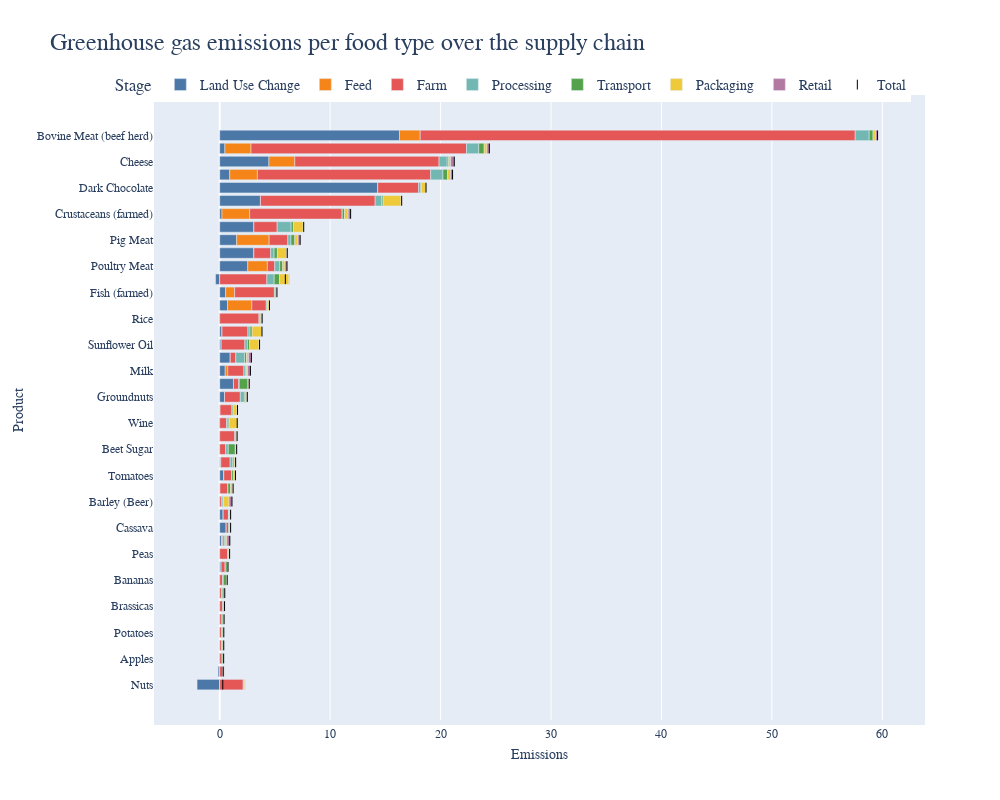

Notebook code cell kept with this figure:
### Markdown cell above
But mean little in the grand scheme of things

### Code cell
standard_discrete = px.colors.qualitative.T10

print(sns.color_palette("tab10").as_hex())
# Create a horizontal stacked bar plot using plotly.express
fig = px.bar(df_melted,
             y='Product',
             x='Emissions',
             color='Stage',
             width=1000,
             height=800,
             color_discrete_sequence=standard_discrete,
             title="Greenhouse gas emissions per food type over the supply chain")

fig.update_traces()

fig.update_layout(barmode='relative')

fig.add_scatter(y=df['Product'], x=df['Total'], mode='markers', name='Total', marker=dict(symbol='line-ns-open', color="black", size=7))

fig.update_layout(layout,        
        legend=dict(
        orientation="h",
        yanchor="top",
        y=1.05,
        xanchor="left",
        x=-0.06,
    )
    )


fig.update_traces(patch={"opacity": 1}, selector={"legendgroup": "Transport"})

fig.show()

### Figure 1 — Plotly figure (JSON) as saved in the notebook; plotly's stock layout.template omitted (floating-point values rounded to 4 significant figures)
{"data": [{"alignmentgroup": "True", "hovertemplate": "Stage=Land Use Change<br>Emissions=%{x}<br>Product=%{y}<extra></extra>", "legendgroup": "Land Use Change", "marker": {"color": "#4C78A8", "pattern": {"shape": ""}}, "name": "Land Use Change", "offsetgroup": "Land Use Change", "orientation": "h", "showlegend": true, "textposition": "auto", "type": "bar", "x": [-2.052, -0.146, -0.029, 0.013, -0.001, 0.005, 0.002, 0.001, -0.025, 0.126, 0, 0.18, 0.589, 0.315, 0.009, 0.025, 0.372, 0.1, 0, 0.001, -0.061, 0.033, 0.439, 1.247, 0.495, 0.958, 0.133, 0.212, -0.022, 0.709, 0.534, -0.377, 2.54, 3.096, 1.535, 3.096, 0.206, 3.688, 14.31, 0.906, 4.455, 0.468, 16.28], "xaxis": "x", "y": ["Nuts", "Citrus Fruit", "Apples", "Root Vegetables", "Potatoes", "Onions & Leeks", "Brassicas", "Other Vegetables", "Bananas", "Other Fruit", "Peas", "Soymilk", "Cassava", "Maize (Meal)", "Barley (Beer)", "Berries & Grapes", "Tomatoes", "Wheat & Rye (Bread)", "Beet Sugar", "Oatmeal", "Wine", "Other Pulses", "Groundnuts", "Cane Sugar", "Milk", "Tofu", "Sunflower Oil", "Rapeseed Oil", "Rice", "Eggs", "Fish (farmed)", "Olive Oil", "Poultry Meat", "Soybean Oil", "Pig Meat", "Palm Oil", "Crustaceans (farmed)", "Coffee", "Dark Chocolate", "Bovine Meat (dairy herd)", "Cheese", "Lamb & Mutton", "Bovine Meat (beef herd)"], "yaxis": "y"}, {"alignmentgroup": "True", "hovertemplate": "Stage=Feed<br>Emissions=%{x}<br>Product=%{y}<extra></extra>", "legendgroup": "Feed", "marker": {"color": "#F58518", "pattern": {"shape": ""}}, "name": "Feed", "offsetgroup": "Feed", "orientation": "h", "showlegend": true, "textposition": "auto", "type": "bar", "x": [0, 0, 0, 0, 0, 0, 0, 0, 0, 0, 0, 0, 0, 0, 0, 0, 0, 0, 0, 0, 0, 0, 0, 0, 0.236, 0, 0, 0, 0, 2.2, 0.819, 0, 1.775, 0, 2.94, 0, 2.51, 0, 0, 2.508, 2.346, 2.37, 1.878], "xaxis": "x", "y": ["Nuts", "Citrus Fruit", "Apples", "Root Vegetables", "Potatoes", "Onions & Leeks", "Brassicas", "Other Vegetables", "Bananas", "Other Fruit", "Peas", "Soymilk", "Cassava", "Maize (Meal)", "Barley (Beer)", "Berries & Grapes", "Tomatoes", "Wheat & Rye (Bread)", "Beet Sugar", "Oatmeal", "Wine", "Other Pulses", "Groundnuts", "Cane Sugar", "Milk", "Tofu", "Sunflower Oil", "Rapeseed Oil", "Rice", "Eggs", "Fish (farmed)", "Olive Oil", "Poultry Meat", "Soybean Oil", "Pig Meat", "Palm Oil", "Crustaceans (farmed)", "Coffee", "Dark Chocolate", "Bovine Meat (dairy herd)", "Cheese", "Lamb & Mutton", "Bovine Meat (beef herd)"], "yaxis": "y"}, {"alignmentgroup": "True", "hovertemplate": "Stage=Farm<br>Emissions=%{x}<br>Product=%{y}<extra></extra>", "legendgroup": "Farm", "marker": {"color": "#E45756", "pattern": {"shape": ""}}, "name": "Farm", "offsetgroup": "Farm", "orientation": "h", "showlegend": true, "textposition": "auto", "type": "bar", "x": [2.126, 0.307, 0.225, 0.154, 0.193, 0.211, 0.278, 0.174, 0.266, 0.369, 0.717, 0.093, 0.22, 0.475, 0.176, 0.722, 0.704, 0.847, 0.536, 1.37, 0.626, 1.089, 1.425, 0.485, 1.458, 0.495, 2.148, 2.343, 3.553, 1.317, 3.598, 4.272, 0.672, 1.519, 1.694, 2.107, 8.379, 10.39, 3.706, 15.69, 13.06, 19.51, 39.39], "xaxis": "x", "y": ["Nuts", "Citrus Fruit", "Apples", "Root Vegetables", "Potatoes", "Onions & Leeks", "Brassicas", "Other Vegetables", "Bananas", "Other Fruit", "Peas", "Soymilk", "Cassava", "Maize (Meal)", "Barley (Beer)", "Berries & Grapes", "Tomatoes", "Wheat & Rye (Bread)", "Beet Sugar", "Oatmeal", "Wine", "Other Pulses", "Groundnuts", "Cane Sugar", "Milk", "Tofu", "Sunflower Oil", "Rapeseed Oil", "Rice", "Eggs", "Fish (farmed)", "Olive Oil", "Poultry Meat", "Soybean Oil", "Pig Meat", "Palm Oil", "Crustaceans (farmed)", "Coffee", "Dark Chocolate", "Bovine Meat (dairy herd)", "Cheese", "Lamb & Mutton", "Bovine Meat (beef herd)"], "yaxis": "y"}, {"alignmentgroup": "True", "hovertemplate": "Stage=Processing<br>Emissions=%{x}<br>Product=%{y}<extra></extra>", "legendgroup": "Processing", "marker": {"color": "#72B7B2", "pattern": {"shape": ""}}, "name": "Processing", "offsetgroup": "Processing", "orientation": "h", "showlegend": true, "textposition": "auto", "type": "bar", "x": [0.032, 0, 0.004, 0, 0, 0, 0, 0.06, 0.059, 0.015, 0, 0.163, 0, 0.052, 0.128, 0, 0.012, 0.217, 0.242, 0.042, 0.139, 0, 0.372, 0.037, 0.149, 0.794, 0.229, 0.193, 0.065, 0, 0.02, 0.66, 0.44, 0.311, 0.284, 1.264, 0, 0.592, 0.185, 1.108, 0.738, 1.111, 1.269], "xaxis": "x", "y": ["Nuts", "Citrus Fruit", "Apples", "Root Vegetables", "Potatoes", "Onions & Leeks", "Brassicas", "Other Vegetables", "Bananas", "Other Fruit", "Peas", "Soymilk", "Cassava", "Maize (Meal)", "Barley (Beer)", "Berries & Grapes", "Tomatoes", "Wheat & Rye (Bread)", "Beet Sugar", "Oatmeal", "Wine", "Other Pulses", "Groundnuts", "Cane Sugar", "Milk", "Tofu", "Sunflower Oil", "Rapeseed Oil", "Rice", "Eggs", "Fish (farmed)", "Olive Oil", "Poultry Meat", "Soybean Oil", "Pig Meat", "Palm Oil", "Crustaceans (farmed)", "Coffee", "Dark Chocolate", "Bovine Meat (dairy herd)", "Cheese", "Lamb & Mutton", "Bovine Meat (beef herd)"], "yaxis": "y"}, {"alignmentgroup": "True", "hovertemplate": "Stage=Transport<br>Emissions=%{x}<br>Product=%{y}<extra></extra>", "legendgroup": "Transport", "marker": {"color": "#54A24B", "pattern": {"shape": ""}}, "name": "Transport", "offsetgroup": "Transport", "opacity": 1, "orientation": "h", "showlegend": true, "textposition": "auto", "type": "bar", "x": [0.067, 0.094, 0.096, 0.114, 0.094, 0.095, 0.095, 0.164, 0.292, 0.182, 0.095, 0.11, 0.094, 0.06, 0.035, 0.238, 0.177, 0.129, 0.629, 0.067, 0.093, 0.096, 0.12, 0.784, 0.09, 0.177, 0.201, 0.19, 0.096, 0.084, 0.111, 0.482, 0.276, 0.299, 0.343, 0.208, 0.206, 0.13, 0.061, 0.424, 0.138, 0.49, 0.346], "xaxis": "x", "y": ["Nuts", "Citrus Fruit", "Apples", "Root Vegetables", "Potatoes", "Onions & Leeks", "Brassicas", "Other Vegetables", "Bananas", "Other Fruit", "Peas", "Soymilk", "Cassava", "Maize (Meal)", "Barley (Beer)", "Berries & Grapes", "Tomatoes", "Wheat & Rye (Bread)", "Beet Sugar", "Oatmeal", "Wine", "Other Pulses", "Groundnuts", "Cane Sugar", "Milk", "Tofu", "Sunflower Oil", "Rapeseed Oil", "Rice", "Eggs", "Fish (farmed)", "Olive Oil", "Poultry Meat", "Soybean Oil", "Pig Meat", "Palm Oil", "Crustaceans (farmed)", "Coffee", "Dark Chocolate", "Bovine Meat (dairy herd)", "Cheese", "Lamb & Mutton", "Bovine Meat (beef herd)"], "yaxis": "y"}, {"alignmentgroup": "True", "hovertemplate": "Stage=Packaging<br>Emissions=%{x}<br>Product=%{y}<extra></extra>", "legendgroup": "Packaging", "marker": {"color": "#EECA3B", "pattern": {"shape": ""}}, "name": "Packaging", "offsetgroup": "Packaging", "orientation": "h", "showlegend": true, "textposition": "auto", "type": "bar", "x": [0.078, 0.045, 0.044, 0.045, 0.045, 0.045, 0.045, 0.041, 0.065, 0.042, 0.045, 0.098, 0.045, 0.06, 0.497, 0.212, 0.145, 0.09, 0.09, 0.066, 0.749, 0.353, 0.099, 0.083, 0.097, 0.177, 0.853, 0.844, 0.084, 0.161, 0.061, 0.861, 0.212, 0.849, 0.296, 0.886, 0.334, 1.63, 0.4, 0.268, 0.172, 0.251, 0.247], "xaxis": "x", "y": ["Nuts", "Citrus Fruit", "Apples", "Root Vegetables", "Potatoes", "Onions & Leeks", "Brassicas", "Other Vegetables", "Bananas", "Other Fruit", "Peas", "Soymilk", "Cassava", "Maize (Meal)", "Barley (Beer)", "Berries & Grapes", "Tomatoes", "Wheat & Rye (Bread)", "Beet Sugar", "Oatmeal", "Wine", "Other Pulses", "Groundnuts", "Cane Sugar", "Milk", "Tofu", "Sunflower Oil", "Rapeseed Oil", "Rice", "Eggs", "Fish (farmed)", "Olive Oil", "Poultry Meat", "Soybean Oil", "Pig Meat", "Palm Oil", "Crustaceans (farmed)", "Coffee", "Dark Chocolate", "Bovine Meat (dairy herd)", "Cheese", "Lamb & Mutton", "Bovine Meat (beef herd)"], "yaxis": "y"}, {"alignmentgroup": "True", "hovertemplate": "Stage=Retail<br>Emissions=%{x}<br>Product=%{y}<extra></extra>", "legendgroup": "Retail", "marker": {"color": "#B279A2", "pattern": {"shape": ""}}, "name": "Retail", "offsetgroup": "Retail", "orientation": "h", "showlegend": true, "textposition": "auto", "type": "bar", "x": [0.027, 0.017, 0.017, 0.039, 0.039, 0.039, 0.017, 0.015, 0.021, 0.016, 0.039, 0.27, 0.039, 0.026, 0.264, 0.017, 0.017, 0.058, 0.039, 0.029, 0.039, 0.039, 0.042, 0.036, 0.256, 0.27, 0.043, 0.046, 0.063, 0.036, 0.04, 0.046, 0.177, 0.043, 0.19, 0.044, 0.219, 0.051, 0.021, 0.182, 0.332, 0.217, 0.164], "xaxis": "x", "y": ["Nuts", "Citrus Fruit", "Apples", "Root Vegetables", "Potatoes", "Onions & Leeks", "Brassicas", "Other Vegetables", "Bananas", "Other Fruit", "Peas", "Soymilk", "Cassava", "Maize (Meal)", "Barley (Beer)", "Berries & Grapes", "Tomatoes", "Wheat & Rye (Bread)", "Beet Sugar", "Oatmeal", "Wine", "Other Pulses", "Groundnuts", "Cane Sugar", "Milk", "Tofu", "Sunflower Oil", "Rapeseed Oil", "Rice", "Eggs", "Fish (farmed)", "Olive Oil", "Poultry Meat", "Soybean Oil", "Pig Meat", "Palm Oil", "Crustaceans (farmed)", "Coffee", "Dark Chocolate", "Bovine Meat (dairy herd)", "Cheese", "Lamb & Mutton", "Bovine Meat (beef herd)"], "yaxis": "y"}, {"marker": {"color": "black", "size": 7, "symbol": "line-ns-open"}, "mode": "markers", "name": "Total", "type": "scatter", "x": [0.278, 0.317, 0.357, 0.365, 0.37, 0.395, 0.437, 0.455, 0.678, 0.75, 0.896, 0.914, 0.987, 0.988, 1.109, 1.214, 1.427, 1.441, 1.536, 1.575, 1.585, 1.61, 2.497, 2.672, 2.781, 2.871, 3.607, 3.828, 3.839, 4.507, 5.183, 5.944, 6.092, 6.117, 7.282, 7.605, 11.85, 16.48, 18.68, 21.09, 21.24, 24.41, 59.57], "y": ["Nuts", "Citrus Fruit", "Apples", "Root Vegetables", "Potatoes", "Onions & Leeks", "Brassicas", "Other Vegetables", "Bananas", "Other Fruit", "Peas", "Soymilk", "Cassava", "Maize (Meal)", "Barley (Beer)", "Berries & Grapes", "Tomatoes", "Wheat & Rye (Bread)", "Beet Sugar", "Oatmeal", "Wine", "Other Pulses", "Groundnuts", "Cane Sugar", "Milk", "Tofu", "Sunflower Oil", "Rapeseed Oil", "Rice", "Eggs", "Fish (farmed)", "Olive Oil", "Poultry Meat", "Soybean Oil", "Pig Meat", "Palm Oil", "Crustaceans (farmed)", "Coffee", "Dark Chocolate", "Bovine Meat (dairy herd)", "Cheese", "Lamb & Mutton", "Bovine Meat (beef herd)"]}], "layout": {"barmode": "relative", "font": {"family": "\"Lato, \"Helvetica Neue\", Helvetica, Arial, \"Liberation Sans\", sans-serif"}, "height": 800, "legend": {"font": {"size": 14}, "orientation": "h", "title": {"text": "Stage"}, "tracegroupgap": 0, "x": -0.06, "xanchor": "left", "y": 1.05, "yanchor": "top"}, "margin": {"pad": 5}, "newshape": {"label": {"padding": 8}}, "title": {"font": {"size": 24}, "text": "Greenhouse gas emissions per food type over the supply chain"}, "width": 1000, "xaxis": {"anchor": "y", "domain": [0, 1], "title": {"text": "Emissions"}}, "yaxis": {"anchor": "x", "domain": [0, 1], "title": {"text": "Product"}}}}
